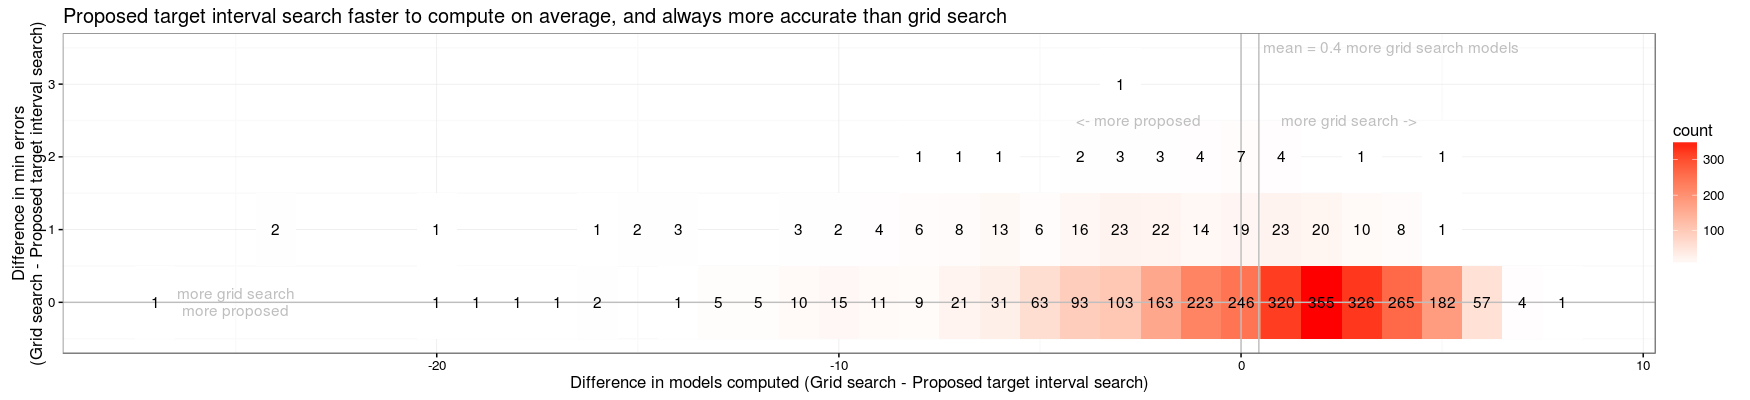

The script that saved this image:
source("packages.R")

load("FPOP.models.RData")
load("FPOP.gridsearch.RData")

tall.dt <- rbind(
  data.table(algo="proposed", FPOP.models),
  data.table(algo="grid.search", FPOP.gridsearch))
diff.dt <- dcast(
  tall.dt,
  chunk.name + sample.id ~ algo,
  value.var=c("n.models", "best.errors", "best.peaks.min", "best.peaks.max", "min.log.lambda", "max.log.lambda"))

d <- function(x,y)ifelse(x==y, 0, abs(x-y))

diff.dt[1e-5 < d(max.log.lambda_grid.search, max.log.lambda_proposed)]
diff.dt[1e-5 < d(min.log.lambda_grid.search, min.log.lambda_proposed)]

diff.dt[best.errors_proposed < best.errors_grid.search]
diff.dt[best.errors_grid.search < best.errors_proposed] #0, nice!

diff.dt[, errors.diff := best.errors_grid.search-best.errors_proposed]
diff.dt[, models.diff := n.models_grid.search-n.models_proposed]
ggplot()+
  geom_point(aes(
    models.diff, errors.diff),
             data=diff.dt,
             shape=1)

taller.dt <- melt(tall.dt, measure.vars=c("min.log.lambda", "max.log.lambda"))
both.dt <- dcast(taller.dt, chunk.name + sample.id + variable ~ algo)
gg <- ggplot()+
  theme_bw()+
  facet_grid(. ~ variable)+
  theme(panel.margin=grid::unit(0, "lines"))+
  geom_abline(slope=1, intercept=0, color="grey")+
  ##geom_vline(aes(xintercept=log.penalty), color="red", data=data.table(log.penalty=log(as.numeric(penalty.vec))))+
  scale_x_continuous(breaks=log(as.numeric(penalty.vec)))+
  scale_y_continuous(breaks=log(as.numeric(penalty.vec)))+
  geom_point(aes(proposed, grid.search), data=both.dt, shape=1)+
  coord_equal()
png("figure-FPOP-gridsearch-compare-limits.png", 9, 5, res=100, units="in")
print(gg)
dev.off()

diff.counts <- diff.dt[, list(count=.N), by=list(models.diff, errors.diff)]
more.dt <- data.table(
  x=0,
  hjust=c(1, 0),
  y=2.5,
  label=c("more proposed ", " more grid search"))
more.y.dt <- data.table(
  x=-25,
  vjust=c(1.2, -0.3),
  y=0,
  label=c("more proposed", "more grid search"))
vline.dt <- data.table(
  xint=c(mean(diff.dt$models.diff, na.rm=TRUE), 0))
vline.dt[, label := c(sprintf("mean = %.1f more grid search models", xint[1]), "")]
gg <- ggplot()+
  ggtitle("Proposed target interval search faster to compute on average, and always more accurate than grid search")+
  theme_bw()+
  geom_tile(aes(
    models.diff, errors.diff, fill=count),
            data=diff.counts)+
  geom_vline(aes(xintercept=xint), data=vline.dt, color="grey")+
  geom_hline(yintercept=0, color="grey")+
  geom_text(aes(xint, 3.5, label=paste0(" ", label)), hjust=0, data=vline.dt, color="grey")+
  geom_text(aes(
    models.diff, errors.diff, label=count),
            data=diff.counts)+
  scale_fill_gradient(low="white", high="red")+
  xlab("Difference in models computed (Grid search - Proposed target interval search)")+
  ylab("Difference in min errors\n(Grid search - Proposed target interval search)")+
  geom_text(aes(x, y, label=label, hjust=hjust), data=more.dt, color="grey")+
  geom_text(aes(x, y, label=label, vjust=vjust), data=more.y.dt, color="grey")
png("figure-FPOP-gridsearch-compare.png", 17.5, 4, res=100, units="in")
print(gg)
dev.off()

